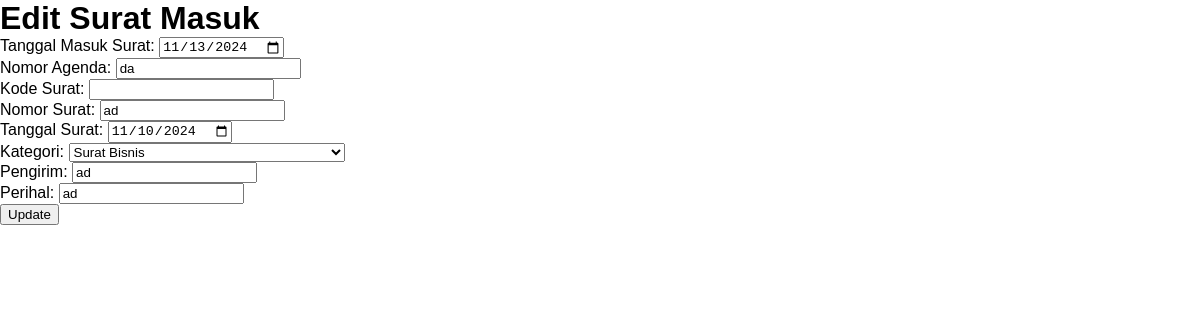
The page /Beranda/edit_surat_sm.php?id_sm=23 on the database its author committed.
### tables this page shows
CREATE TABLE `tb_sm` (
  `id_sm` int(11) NOT NULL,
  `nomor_agenda` varchar(50) NOT NULL,
  `kode_sm` varchar(50) NOT NULL,
  `nomor_sm` varchar(80) NOT NULL,
  `tgl_surat` date DEFAULT NULL,
  `tgl_sm` date NOT NULL,
  `kategori` int(11) NOT NULL,
  `pengirim` varchar(80) NOT NULL,
  `perihal_surat` varchar(50) NOT NULL,
  `lampiran` varchar(50) NOT NULL,
  `disposisi` varchar(80) NOT NULL,
  `status` int(11) NOT NULL,
  `status_baca` int(11) NOT NULL,
  `tgl_disposisi` date NOT NULL
);

### Beranda/edit_surat_sm.php (the view, shortened to what this page needs)
<?php
include 'koneksi.php';
$id_sm = $_GET['id_sm'];
$query = "SELECT * FROM tb_sm WHERE id_sm = ?";
$stmt = $koneksi->prepare($query);
$stmt->bind_param('i', $id_sm);
$stmt->execute();
$result = $stmt->get_result();
$data = $result->fetch_assoc();
?>
<!DOCTYPE html>
<html lang="id">
<head>
    <link rel="stylesheet" href="../css/styles.css">
</head>
<body>
    <h1>Edit Surat Masuk</h1>
    <form method="POST" action="">
        <div>
            <label for="tanggal_masuk">Tanggal Masuk Surat:</label>
            <input type="date" id="tanggal_masuk" name="tanggal_masuk" value="<?php echo $data['tgl_sm']; ?>" required>
        </div>
        <div>
            <label for="nomor_agenda">Nomor Agenda:</label>
            <input type="text" id="nomor_agenda" name="nomor_agenda" value="<?php echo $data['nomor_agenda']; ?>" required>
        </div>
        <div>
            <label for="kode_surat">Kode Surat:</label>
            <input type="text" id="kode_surat" name="kode_surat" value="<?php echo $data['kode_sm']; ?>" required>
        </div>
        <div>
            <label for="nomor_surat">Nomor Surat:</label>
            <input type="text" id="nomor_surat" name="nomor_surat" value="<?php echo $data['nomor_sm']; ?>" required>
        </div>
        <div>
            <label for="tgl_surat">Tanggal Surat:</label>
            <input type="date" id="tgl_surat" name="tgl_surat" value="<?php echo $data['tgl_surat']; ?>" required>
        </div>
        <div>
            <label for="kategori">Kategori:</label>
            <select id="kategori" name="kategori" required>
                <?php
                $query_kategori = mysqli_query($koneksi, "SELECT * FROM tb_kategori ORDER BY nama_kategori_s ASC");
                while ($kategori = mysqli_fetch_assoc($query_kategori)) {
                    $selected = ($kategori['id_kategori'] == $data['kategori']) ? 'selected' : '';
                    echo "<option value='{$kategori['id_kategori']}' $selected>{$kategori['nama_kategori_s']}</option>";
                }
                ?>
            </select>
        </div>
        <div>
            <label for="pengirim">Pengirim:</label>
            <input type="text" id="pengirim" name="pengirim" value="<?php echo $data['pengirim']; ?>" required>
        </div>
        <div>
            <label for="perihal_surat">Perihal:</label>
            <input type="text" id="perihal_surat" name="perihal_surat" value="<?php echo $data['perihal_surat']; ?>">
        </div>
        <button type="submit">Update</button>
    </form>
</body>
</html>

### css/styles.css (style rules this page uses)
body, h1, h2, ul, li { margin: 0; padding: 0; }
body { font-family: Arial, sans-serif; margin: 0; padding: 0; }

### rows shown on the page
tb_sm: tanggal_masuk "11/13/2024", nomor_agenda "da", nomor_surat "ad", tgl_surat "11/10/2024", pengirim "ad", perihal_surat "ad"

### other values the page prints
form field kategori "Surat Bisnis"
